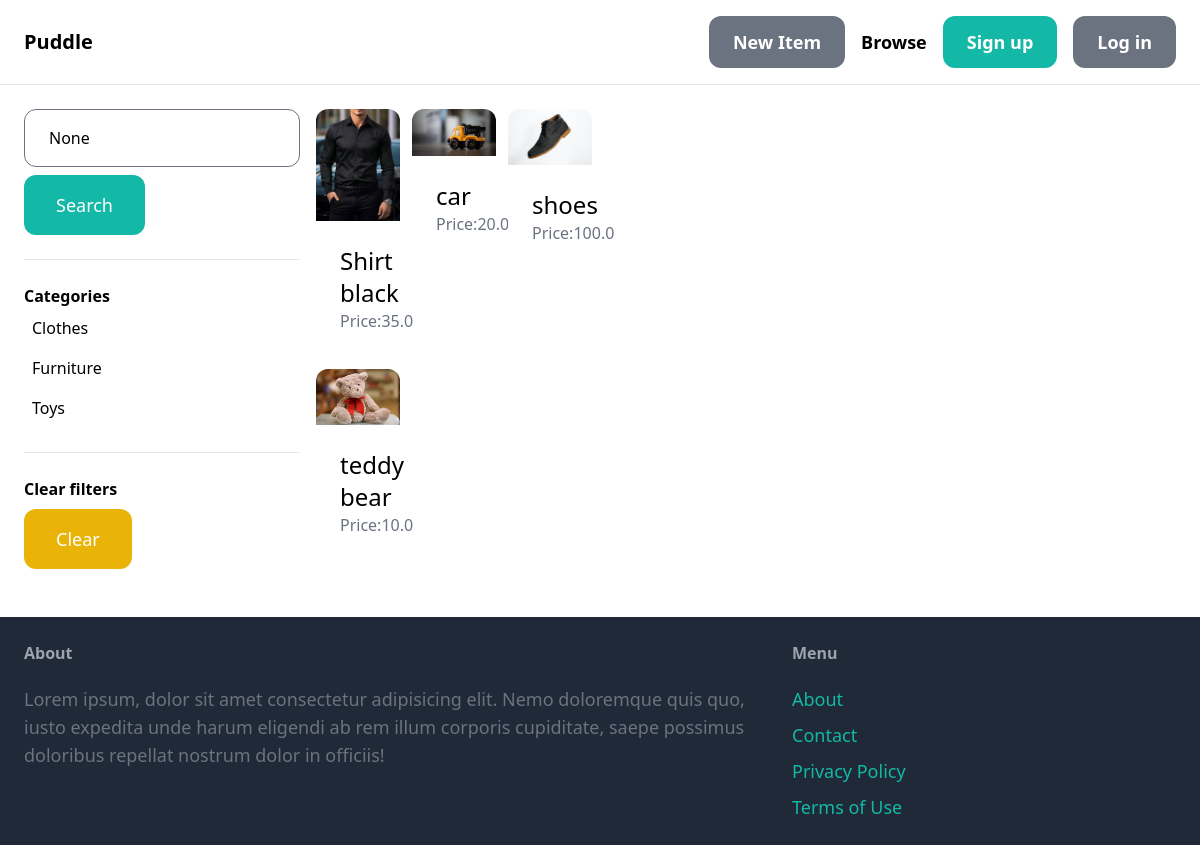
The page /item/ on the database its author committed.
### item/models.py (models this page shows, shortened)
class Category(models.Model):
    name = models.CharField(max_length=255)
    class Meta:
        ordering = ('name',)
        verbose_name_plural = 'Categories'

class Item(models.Model):
    category = models.ForeignKey(Category, related_name='items', on_delete=models.CASCADE)
    name = models.CharField(max_length = 255)
    desc = models.TextField(blank=True, null=True)
    price = models.FloatField()
    image = models.ImageField(upload_to='item_images', blank=True , null=True)
    is_sold = models.BooleanField(default=False)
    created_by = models.ForeignKey(User, related_name='items', on_delete=models.CASCADE)
    created_at = models.DateField(auto_now_add=True)

### item/views.py (the view)
# urls.py: path('',views.items,name='items'),
def items(request):
    query = request.GET.get('query')
    items = Item.objects.filter(is_sold=False)
    categories = Category.objects.all()
    category_id = request.GET.get('category',0)
    if category_id:
        items = items.filter(category_id=category_id)
    if query:
        items=items.filter(Q(name__icontains=query) | Q(desc__icontains=query))
    return render(request,'item/item.html',{
        'items':items,
        'query':query,
        'categories':categories,
        'category_id':int(category_id),
    })

### item/templates/item/item.html (shortened to what this page needs)
{% extends "base.html" %}
{% block content %}
<div class="pb-6 grid grid-4 grid-cols-4 gap-4">
    <div class="col-span-1">
        <form method="get" action="{% url 'item:items' %}">
            <input type="text" name="query" class="w-full py-4 px-6 border rounded-xl" value="{{query}}", placeholder="Find whatever you want">
            <button class="mt-2 py-4 px-8 text-lg bg-teal-500 text-white rounded-xl">Search</button>
        </form>
        <hr class="my-6">
        <p class="font-semibold">Categories</p>
        <ul>
            {% for category in categories %}
            <li class="py-2 px-2 rounded-xl {% if category.id == category_id %}bg-gray-200{% endif %}">
                <a href="{% url 'item:items' %}?query={{query}}&category={{category.id}}">{{category.name}}</a>
            </li>
            {% endfor %}
        </ul>
        <hr class="my-6">
        <p class="font-semibold">Clear filters</p>
        <ul>
           <li>
                <a href="{% url 'item:items' %}" class="mt-2 py-4 px-8 inline-block bg-yellow-500 text-lg rounded-xl text-white">Clear</a>
           </li>
        </ul>
    </div>
    <div class="col-span-s">
        <div class="grid grid-cols-3 gap-3">
            {% for item in items %}
                <div>
                    <a href="{% url 'item:detail' item.id %}">
                        <div>
                            <img src="{{item.image.url}}" class="mx-auto adjust rounded-t-xl">
                        </div>
                        <div class="p-6 bg-white rounded-b-xl">
                            <h2 class="text-2xl">{{item.name}}</h2>
                            <p class="text-gray-500">Price:{{item.price}}</p>
                        </div>
                    </a>
                </div>
            {% endfor %}
        </div>
    </div>
</div>
{% endblock content %}

### rows shown on the page
Category: name "Clothes"
Category: name "Furniture"
Category: name "Toys"
Item: image (picture), name "Shirt black", price "35.0"
Item: image (picture), name "car", price "20.0"
Item: image (picture), name "shoes", price "100.0"
Item: image (picture), name "teddy bear", price "10.0"
